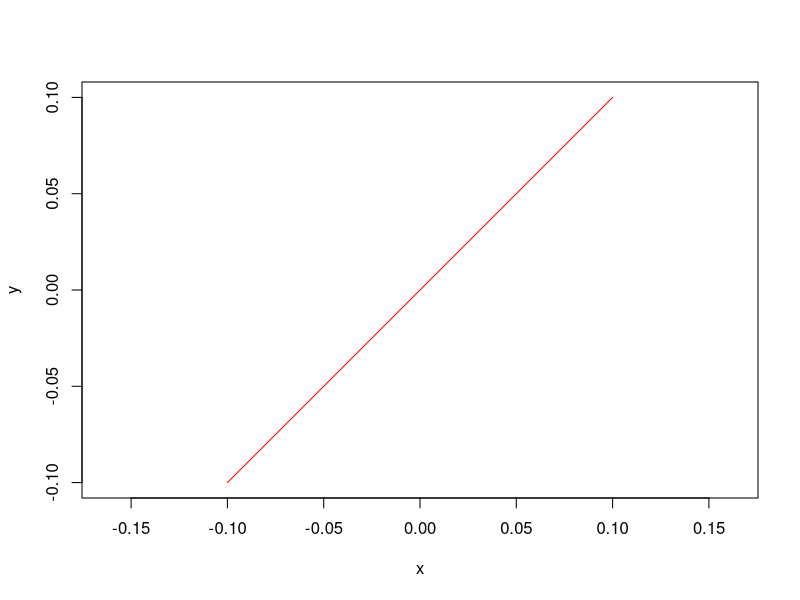
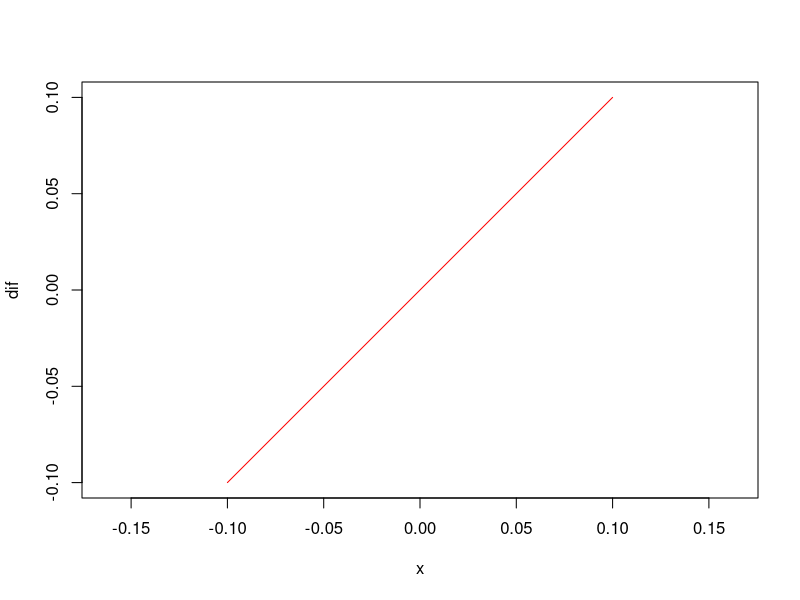

Here is the R script that generated these plots, in order:
funcion <- function(x, y){
  return(-3*x^2*y+6*x^2)
}


solucion <- function(x){
  return(2+((exp(-x^3))*(exp(1)-2)))
}

h = 0.001
inicio = -0.1
final = 0.1
x = seq(inicio,final,by=h)
y = seq(inicio,final,by=h)
dif = seq(inicio,final,by=h)



for (i in x) {
  y[i] = solucion(x[i])  
}

for (j in y) {
  dif[j] = abs((solucion(x[j]+h)-solucion(x[j]))/h)
}




plot(x,y,type="l",asp=1,col="red")
plot(x,dif,type="l",asp=1,col="red")


print(dif)

cat("Cota superior: ", dif[(final/h)*2], "\n")
